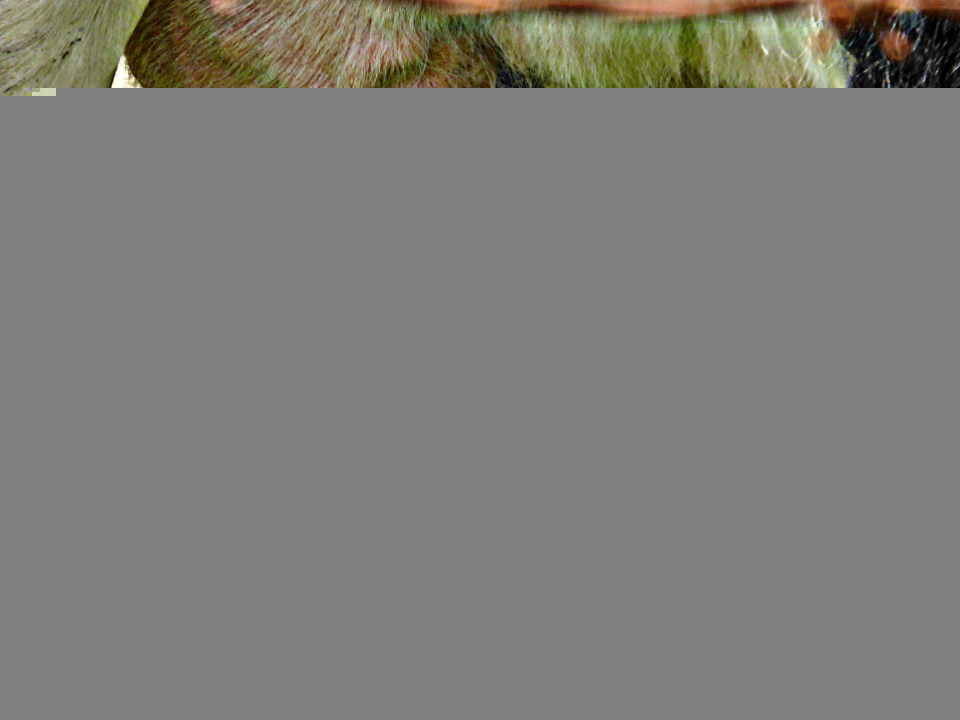
#> input picture fmd-module/archive/corrupted-dataset-images/Non-diseased udder 4.jpeg, 1920 x 1440 px (shown at 1/2 size)
$ python -i image_pipeline.py   (imports and definitions only)
#> lines starting #> are read from the running program, lines starting #| are printed output that depends on the picture; after the words box and inside, x2 and y2 are one past the last pixel; in counts of white or black regions, pixels touching at a corner belong together
import base64
from pathlib import Path
from typing import Tuple

import cv2
import numpy as np


SUPPORTED_EXTENSIONS = {".jpg", ".jpeg", ".png", ".bmp"}


def _is_image_file(path: Path) -> bool:
    return path.suffix.lower() in SUPPORTED_EXTENSIONS


# [13 lines left out: function decode_base64_image, not called in this run]


def detect_roi(image: np.ndarray) -> np.ndarray:
    """Detect a candidate region of interest in the image and crop it."""
    grayscale = cv2.cvtColor(image, cv2.COLOR_RGB2GRAY)
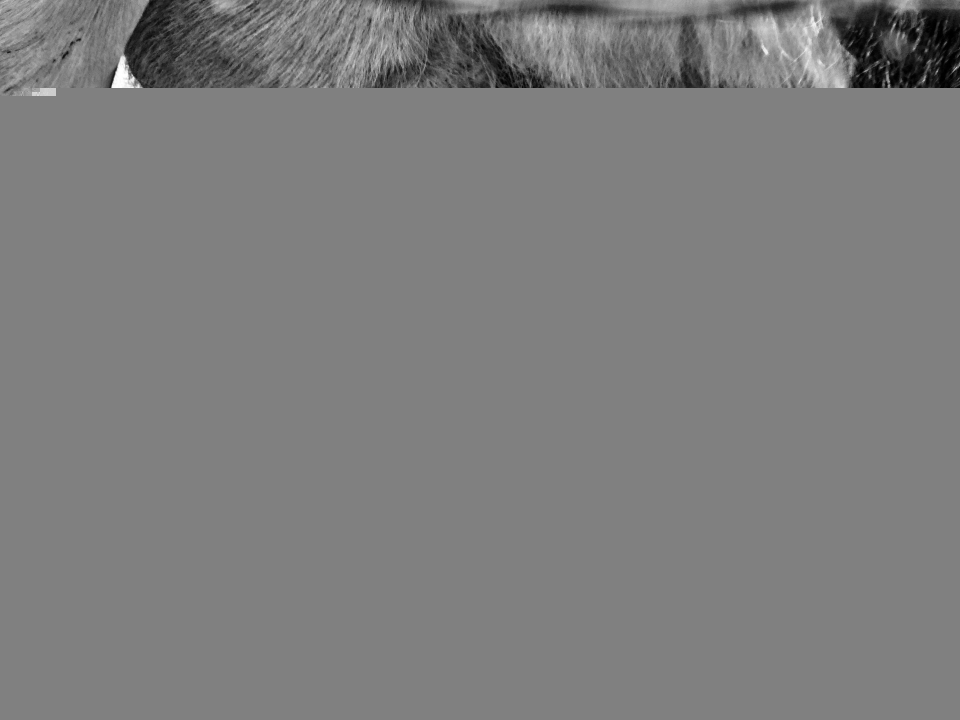
#> grayscale: shape (1440, 1920) (shown at 1/2 size); min 0, max 255, mean 125.1
    blurred = cv2.GaussianBlur(grayscale, (7, 7), 0)
    edges = cv2.Canny(blurred, 30, 120)
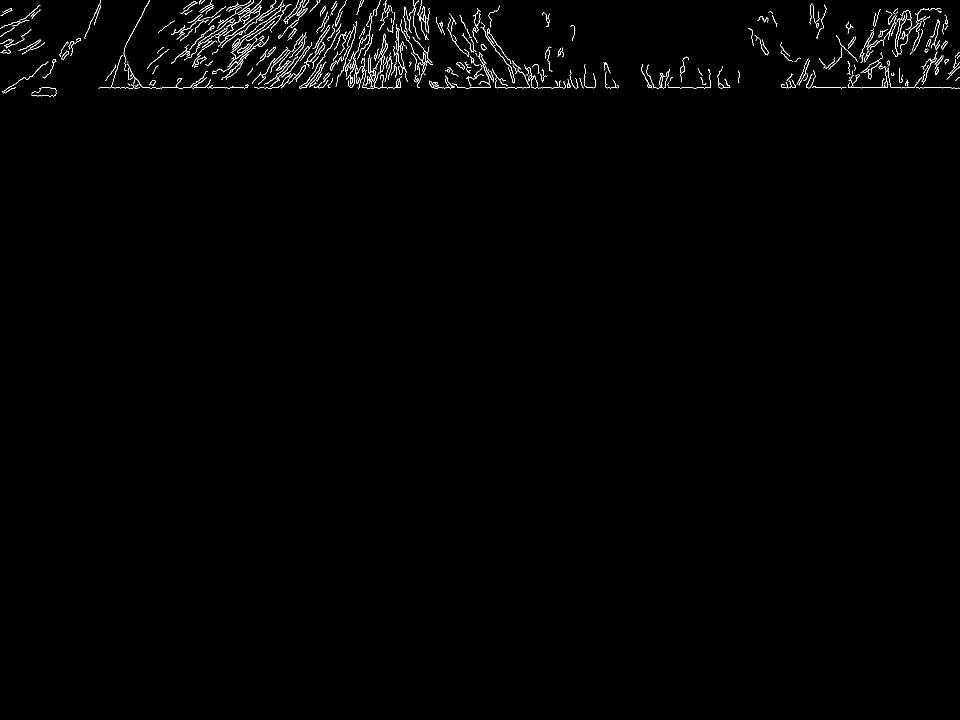
#> edges: shape (1440, 1920) (shown at 1/2 size); 0.8% white in thin lines or dots, all inside (x1, y1, x2, y2) = (0, 0, 1920, 193)
    contours, _ = cv2.findContours(edges, cv2.RETR_EXTERNAL, cv2.CHAIN_APPROX_SIMPLE)
#> contours = 367 contours, 283 with area under 20; largest, box (x1, y1, x2, y2) and area: (455, 30, 560, 135) 124, (1784, 30, 1816, 114) 88, (661, 121, 674, 142) 76, (368, 37, 467, 121) 72, (756, 67, 776, 122) 60

    if not contours:
        return image

    biggest = max(contours, key=cv2.contourArea)
#> biggest = contour of 291 points, box (x1, y1, x2, y2) (455, 30, 560, 135), area 124
    x, y, w, h = cv2.boundingRect(biggest)
#> x = 455; y = 30; w = 105; h = 105
    pad = int(0.1 * max(w, h))
#> pad = 10
    x0 = max(0, x - pad)
#> x0 = 445
    y0 = max(0, y - pad)
#> y0 = 20
    x1 = min(image.shape[1], x + w + pad)
#> x1 = 570
    y1 = min(image.shape[0], y + h + pad)
#> y1 = 145
    roi = image[y0:y1, x0:x1]
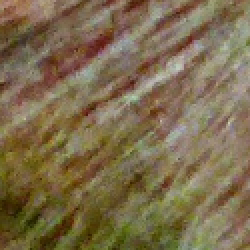
#> roi: shape (125, 125, 3) (shown 2 times larger); mean R, G, B 124.8, 108.2, 76.9
    return roi if roi.size > 0 else image


# [41 lines left out: functions preprocess_image, load_image_path, augment_image, not called in this run]

>>> import cv2
>>> picture = cv2.cvtColor(cv2.imread('../../archive/corrupted-dataset-images/Non-diseased udder 4.jpeg'), cv2.COLOR_BGR2RGB)
>>> result = detect_roi(picture)
